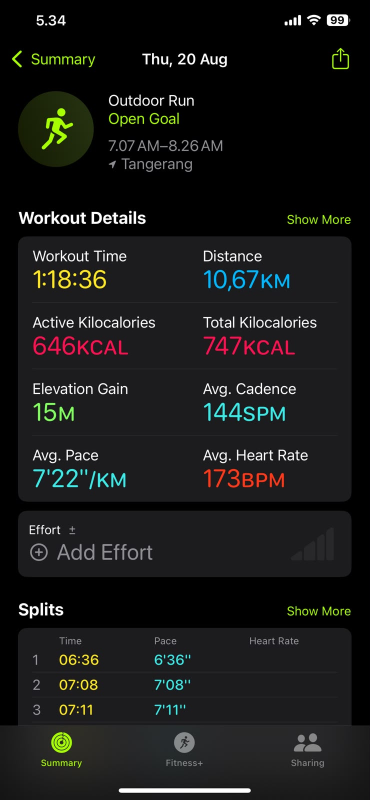
#> input picture research/fixtures/screenshots/1.png, 739 x 1600 px (shown at 1/2 size); its folder holds 3 pictures in this run
$ python shipped-image-recipe.py
#> lines starting #> are read from the running program, lines starting #| are printed output that depends on the picture
#!/usr/bin/env python3
"""Regenerate research/fixtures/screenshots/shipped/ from the canonical PNGs.

The three `.jpg` files under `shipped/` are what the browser actually uploads: 560 px on the
SHORT edge, JPEG quality 80 — the recipe `research/downscale.mjs` scored at 108/108 and the one
`lib/photos/compressForExtraction.ts` produces. They are committed so the tagged live suite can
send exactly what production sends, rather than the originals (which cost 5,494 input tokens
against the shipped recipe's ~3,600).

This script exists because the real compressor runs in a browser Web Worker and cannot be invoked
from a test or a shell. It reimplements the same two decisions in Pillow:

  1. the long-edge target from `lib/photos/resizeTarget.ts` — `round(560 * long / short)`, which
     is the whole of the §3.1 trap. Passing 560 to a portrait image directly would clamp the
     1600 px height and yield a 259 px-wide image, far outside the tested envelope.
  2. quality 80, matching TARGET_QUALITY exactly, with no iterative byte-budget search.

It is NOT the production path and is not imported by anything — it is a documented, re-runnable
recipe for a committed artefact. Pillow's JPEG encoder is not the browser's, so the byte sizes
differ slightly from the measured table (183 KB total here vs the 170 KB
`research/downscale.mjs` recorded); the PIXEL DIMENSIONS, which are what drive token cost and
accuracy, are identical.

    python3 scripts/shipped-image-recipe.py
"""

from pathlib import Path

from PIL import Image
from PIL.Image import Resampling

# Mirrors lib/extract/constants.ts. Kept as literals with the constant names beside them because
# a Python script cannot import the TypeScript, and a silent drift here would produce a fixture
# that no longer represents what the browser sends.
TARGET_SHORT_EDGE_PX = 560  # TARGET_SHORT_EDGE_PX
TARGET_QUALITY = 80  # TARGET_QUALITY (0.8)

ROOT = Path(__file__).resolve().parent.parent
SRC = ROOT / "research" / "fixtures" / "screenshots"
OUT = SRC / "shipped"


def long_edge_target_for(width: int, height: int, short_edge_target: int) -> int:
    """Port of lib/photos/resizeTarget.ts's longEdgeTargetFor(). Never upscales."""
    short_edge, long_edge = min(width, height), max(width, height)
    if short_edge <= short_edge_target:
        return long_edge
    return round(short_edge_target * (long_edge / short_edge))


def main() -> None:
    OUT.mkdir(parents=True, exist_ok=True)
    total = 0
    for name in ("1", "2", "3"):
        source = SRC / f"{name}.png"
        image = Image.open(source).convert("RGB")
        width, height = image.size
#> width = 739; height = 1600

        target_long = long_edge_target_for(width, height, TARGET_SHORT_EDGE_PX)
#> target_long = 1212
        # browser-image-compression's maxWidthOrHeight clamps the LONGER dimension and preserves
        # the aspect ratio; this reproduces that, not a direct resize to the target.
        # Resampling.LANCZOS, not the deprecated Image.LANCZOS alias: the latter still works at
        # runtime on Pillow 12 but is untyped, and this repo type-checks what it can.
        scale = target_long / max(width, height)
#> scale = 0.757
        resized = image.resize((round(width * scale), round(height * scale)), Resampling.LANCZOS)
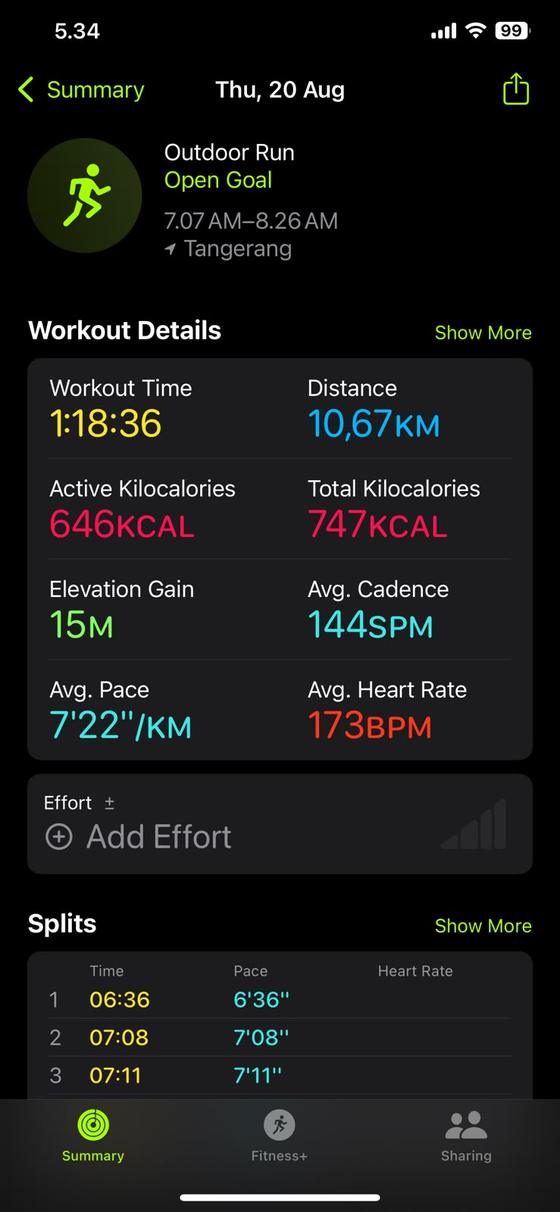
#> resized: PIL image 560x1212 RGB; mean R, G, B 24.9, 25.4, 24.4

        destination = OUT / f"{name}.jpg"
        resized.save(destination, "JPEG", quality=TARGET_QUALITY)

        kb = destination.stat().st_size / 1024
        total += kb
        short = min(resized.size)
#> short = 560
        assert abs(short - TARGET_SHORT_EDGE_PX) <= 5, (
            f"{name}: short edge {short} is outside the tested 560 +/- 5 envelope"
        )
        print(f"{name}: {width}x{height} -> {resized.size[0]}x{resized.size[1]}  short {short}  {kb:.0f} KB")
#| 1: 739x1600 -> 560x1212  short 560  70 KB
#> pass 2 of the loop in main, `for name in ("1", "2", "3"):`:
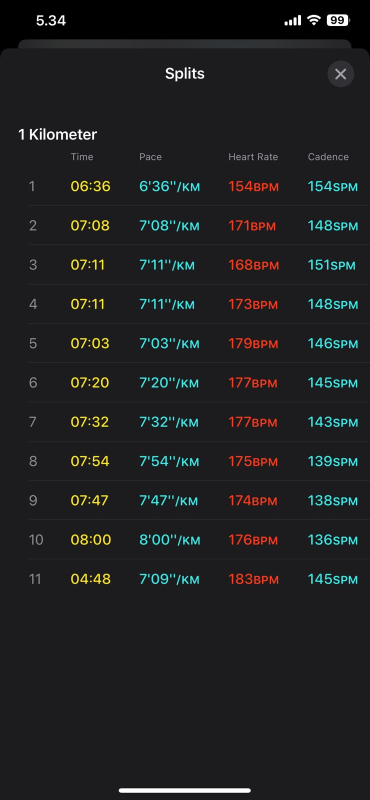
#> input picture research/fixtures/screenshots/2.png, 739 x 1600 px (shown at 1/2 size)
#> in main, `resized = image.resize((round(width * scale), round(height * scale)), ..`:
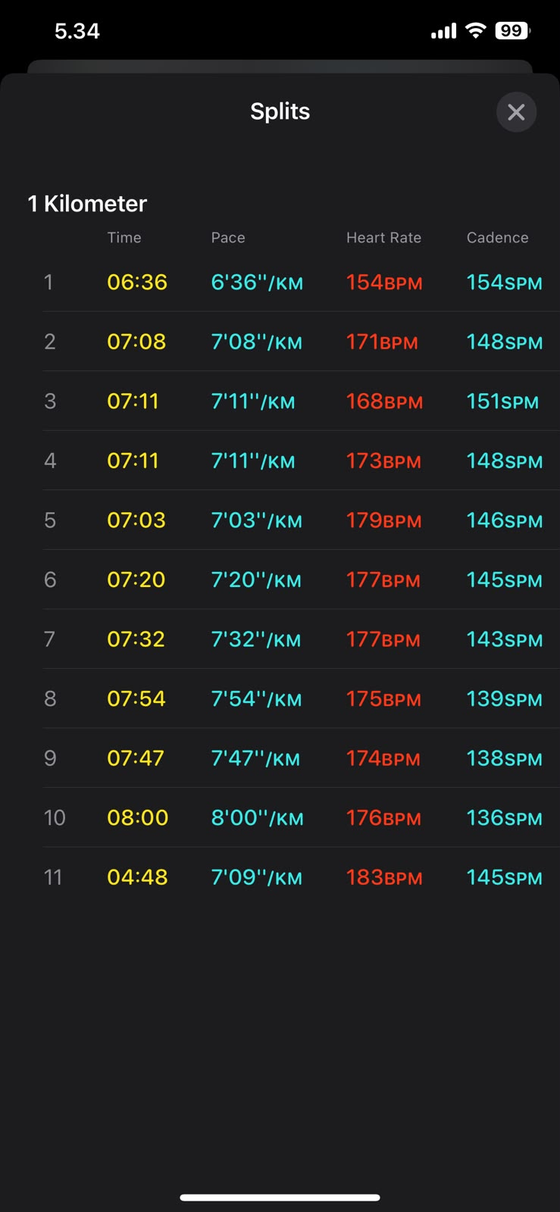
#> resized: PIL image 560x1212 RGB; mean R, G, B 31.3, 32.2, 33
#| 2: 739x1600 -> 560x1212  short 560  58 KB
#> pass 3 of the loop in main, `for name in ("1", "2", "3"):`:
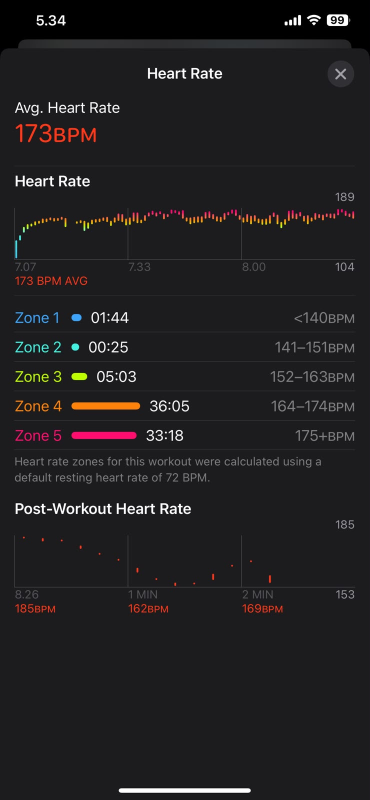
#> input picture research/fixtures/screenshots/3.png, 739 x 1600 px (shown at 1/2 size)
#> in main, `resized = image.resize((round(width * scale), round(height * scale)), ..`:
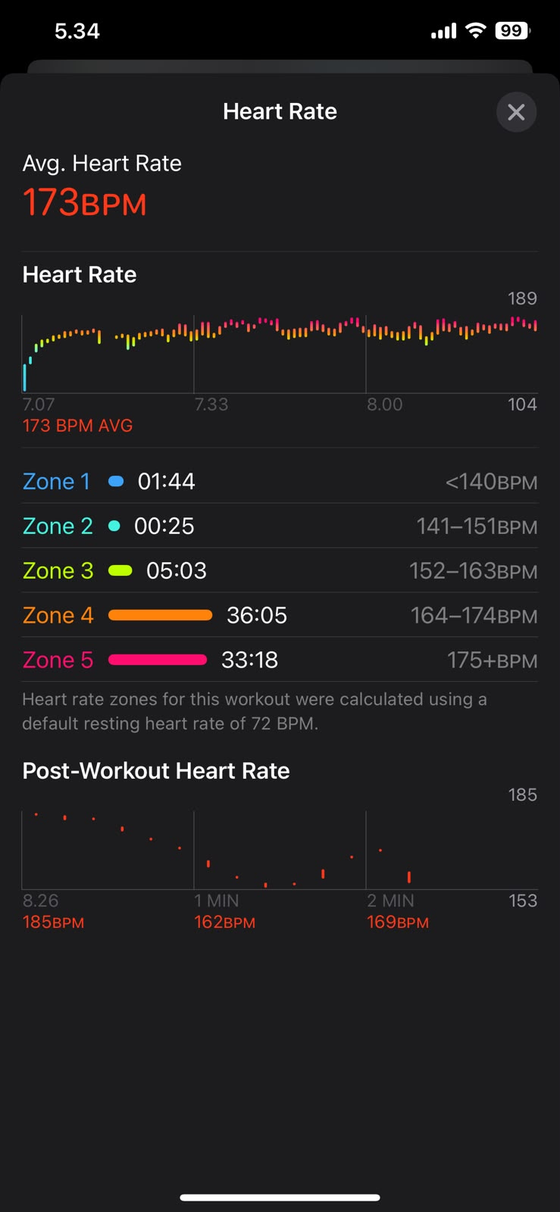
#> resized: PIL image 560x1212 RGB; mean R, G, B 32.9, 31.4, 32.8
#| 3: 739x1600 -> 560x1212  short 560  55 KB

    print(f"total {total:.0f} KB  (research/downscale.mjs measured 170 KB with the browser encoder)")


if __name__ == "__main__":
    main()
